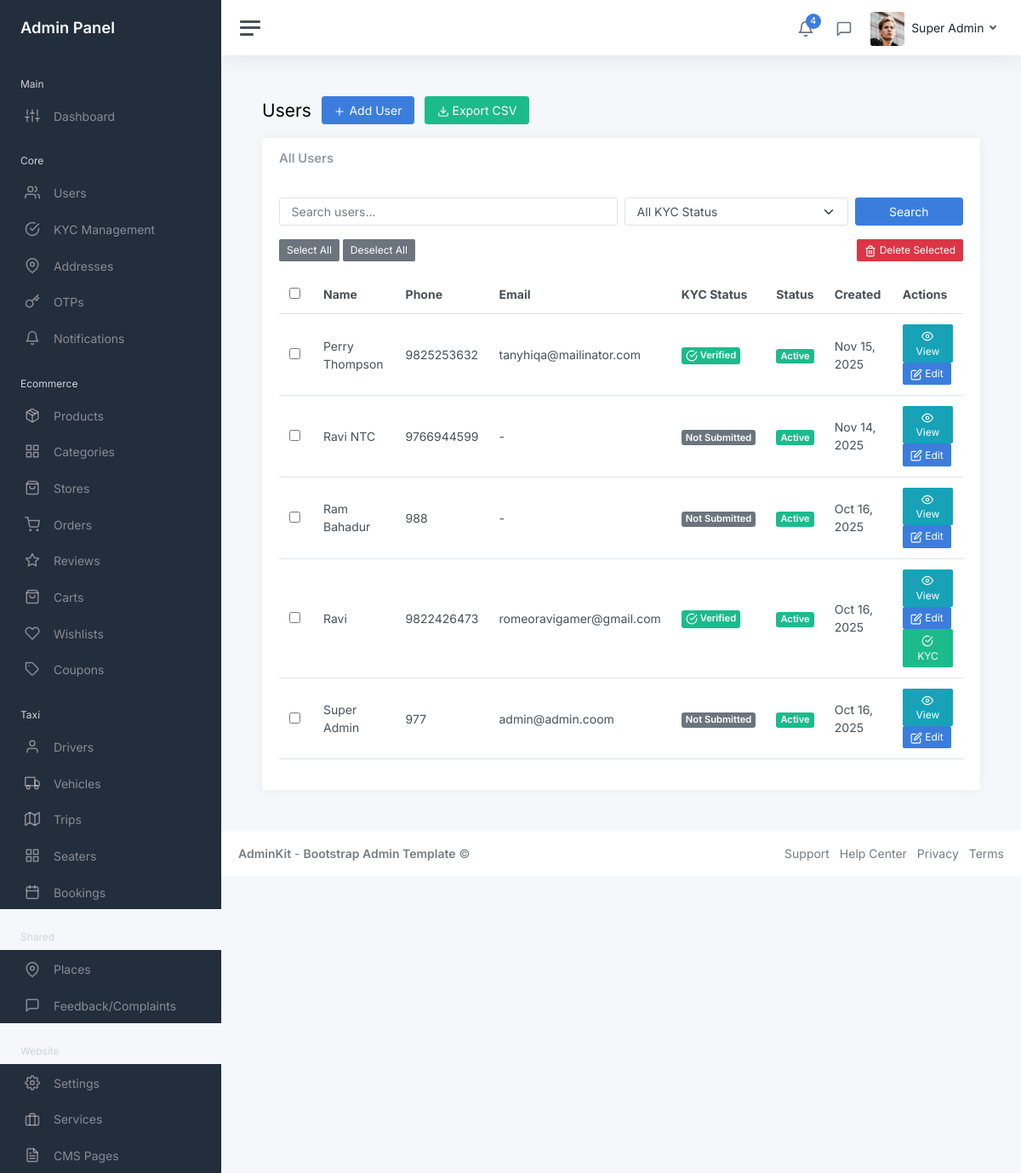
The page /myadmin/core/users/ (signed in) on the database as committed earlier.
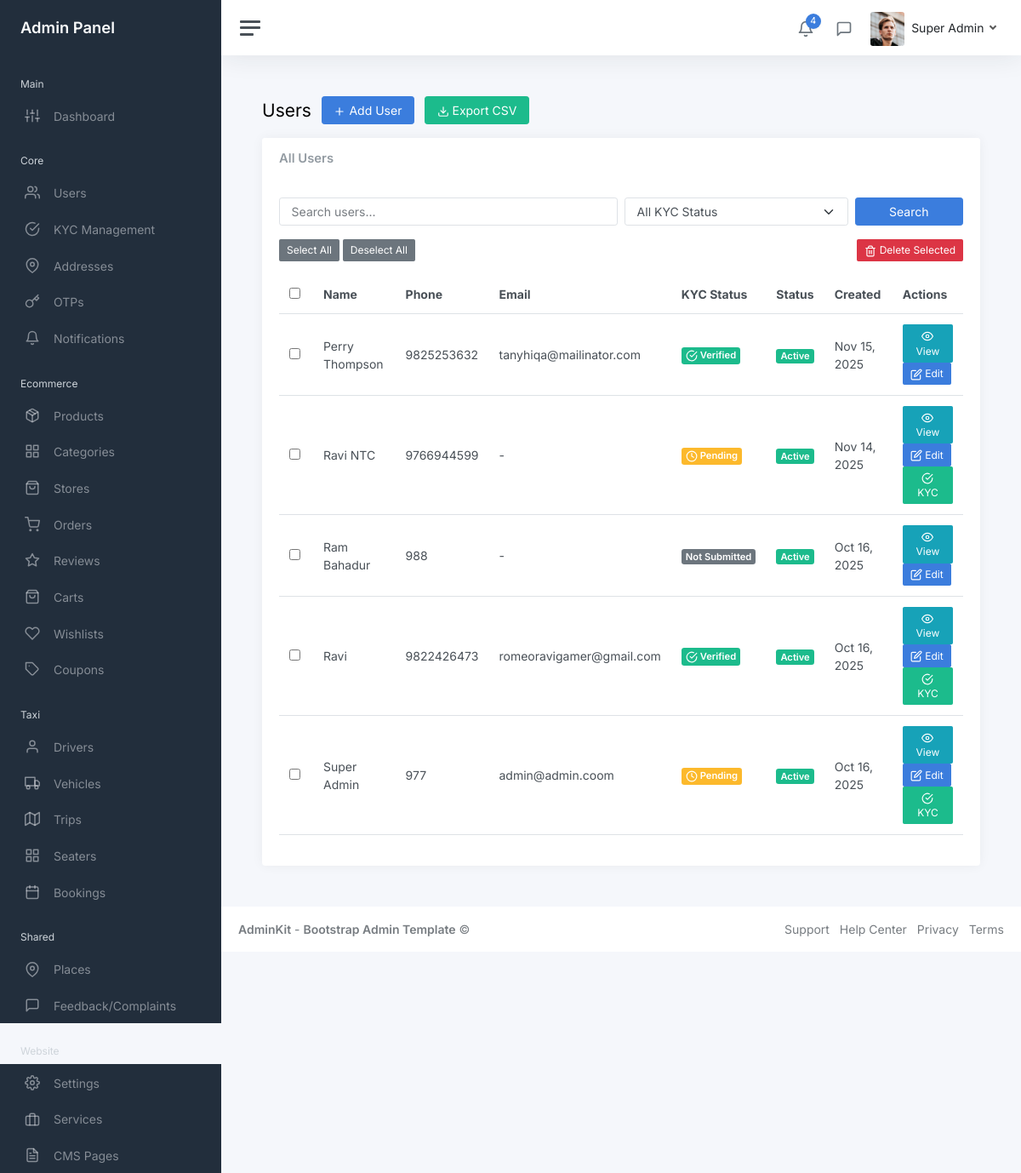
The same page on the database as committed later.
### core/models.py (models this page shows, shortened)
class User(AbstractUser):
    COUNTRY_CODE_CHOICES = [
        ('+977', '+977'),
        ('+91', '+91'),
    ]
    COUNTRY_CHOICES = [
        ('Nepal', 'Nepal'),
        ('India', 'India'),
    ]
    phone = models.CharField(max_length=15, unique=True)
    name = models.CharField(max_length=100)
    email = models.EmailField(blank=True, null=True)
    country_code = models.CharField(max_length=5, choices=COUNTRY_CODE_CHOICES, default='+977')
    country = models.CharField(max_length=10, choices=COUNTRY_CHOICES, default='Nepal')
    fcm_token = models.CharField(max_length=255, blank=True, null=True)
    profile_picture = models.ImageField(upload_to='profile_pictures/', blank=True, null=True)
    national_id = models.CharField(max_length=50, blank=True, null=True, help_text='National ID number')
    national_id_document = models.ImageField(upload_to='kyc_documents/', blank=True, null=True, help_text='National ID document image')
    pan_no = models.CharField(max_length=20, blank=True, null=True, help_text='PAN (Permanent Account Number)')
    pan_document = models.ImageField(upload_to='kyc_documents/', blank=True, null=True, help_text='PAN document image')
    is_kyc_verified = models.BooleanField(default=False, help_text='Whether KYC has been verified by admin')
    kyc_submitted_at = models.DateTimeField(blank=True, null=True, help_text='When user submitted KYC information')
    kyc_verified_at = models.DateTimeField(blank=True, null=True, help_text='When KYC was verified by admin')
    kyc_rejected_at = models.DateTimeField(blank=True, null=True, help_text='When KYC was rejected by admin')
    kyc_rejection_reason = models.TextField(blank=True, null=True, help_text='Reason for KYC rejection')
    created_at = models.DateTimeField(auto_now_add=True)
    updated_at = models.DateTimeField(auto_now=True)
    first_name = None
    last_name = None
    objects = UserManager()
    USERNAME_FIELD = 'phone'
    REQUIRED_FIELDS = ['name']
    class Meta:
        ordering = ['-created_at']

### myadmin/views/core/user_views.py (the view, shortened to what this page needs)
# urls.py: path('users/', user_views.UserListView.as_view(), name='user_list'),
class UserListView(StaffRequiredMixin, ListView):
    model = User
    template_name = 'admin/core/user_list.html'
    context_object_name = 'users'
    paginate_by = 20
    def get_queryset(self):
        queryset = User.objects.all().order_by('-created_at')
        search = self.request.GET.get('search')
        if search:
            queryset = queryset.filter(
                Q(name__icontains=search) |
                Q(phone__icontains=search) |
                Q(email__icontains=search)
            )
        kyc_status = self.request.GET.get('kyc_status', 'all')
        return queryset
    def get_context_data(self, **kwargs):
        context = super().get_context_data(**kwargs)
        context['search'] = self.request.GET.get('search', '')
        context['kyc_status'] = self.request.GET.get('kyc_status', 'all')
        return context
    def get(self, request, *args, **kwargs):
        if request.GET.get('export') == 'csv':
            queryset = self.get_queryset()
            return export_users_csv(queryset)
        return super().get(request, *args, **kwargs)

### myadmin/mixins.py (called while the page is built)
    def test_func(self):
        return self.request.user.is_staff

### myadmin/templates/admin/core/user_list.html (shortened to what the changed rows need)
{% extends 'admin/layouts/base.html' %}
{% load static %}
{% block content %}
<div class="container-fluid p-0">
    <div class="mb-3">
        <h1 class="h3 d-inline align-middle">Users</h1>
    </div>
    <div class="row">
        <div class="col-12">
            <div class="card">
                <div class="card-body">
                    <table class="table table-hover">
                        <thead>
                            <tr>
                                <th width="40"><input type="checkbox" id="select-all-checkbox" onclick="toggleAll()"></th>
                                <th>Name</th>
                                <th>Phone</th>
                                <th>Email</th>
                                <th>KYC Status</th>
                                <th>Status</th>
                                <th>Created</th>
                                <th>Actions</th>
                            </tr>
                        </thead>
                        <tbody>
                            {% for user in users %}
                            <tr>
                                <td><input type="checkbox" name="selected_items" value="{{ user.pk }}" class="item-checkbox"></td>
                                <td>{{ user.name }}</td>
                                <td>{{ user.phone }}</td>
                                <td>{{ user.email|default:"-" }}</td>
                                <td>
                                    {% if user.is_kyc_verified %}
                                        <span class="badge bg-success">
                                            <i class="align-middle" data-feather="check-circle" style="width: 14px; height: 14px;"></i> Verified
                                        </span>
                                    {% elif user.national_id or user.national_id_document or user.pan_no or user.pan_document %}
                                        <span class="badge bg-warning">
                                            <i class="align-middle" data-feather="clock" style="width: 14px; height: 14px;"></i> Pending
                                        </span>
                                    {% else %}
                                        <span class="badge bg-secondary">Not Submitted</span>
                                    {% endif %}
                                </td>
                                <td>
                                    {% if user.is_active %}
                                        <span class="badge bg-success">Active</span>
                                    {% else %}
                                        <span class="badge bg-danger">Inactive</span>
                                    {% endif %}
                                </td>
                                <td>{{ user.created_at|date:"M d, Y" }}</td>
                                <td>
                                    <a href="{% url 'myadmin:core:user_detail' user.pk %}" class="btn btn-sm btn-info">
                                        <i class="align-middle" data-feather="eye" style="width: 14px; height: 14px;"></i> View
                                    </a>
                                    <a href="{% url 'myadmin:core:user_update' user.pk %}" class="btn btn-sm btn-primary">
                                        <i class="align-middle" data-feather="edit" style="width: 14px; height: 14px;"></i> Edit
                                    </a>
                                    {% if user.national_id or user.national_id_document or user.pan_no or user.pan_document %}
                                        <a href="{% url 'myadmin:core:kyc_verification' user_id=user.pk %}" class="btn btn-sm btn-success">
                                            <i class="align-middle" data-feather="check-circle" style="width: 14px; height: 14px;"></i> KYC
                                        </a>
                                    {% endif %}
                                </td>
                            </tr>
                            {% empty %}
                            <tr>
                                <td colspan="8" class="text-center">No users found</td>
                            </tr>
                            {% endfor %}
                        </tbody>
                    </table>
                </div>
            </div>
        </div>
    </div>
</div>
{% endblock %}

### templates/admin/layouts/header.html (shortened to what this page needs)
{% load static %}
<nav class="navbar navbar-expand navbar-light navbar-bg">
    <a class="sidebar-toggle js-sidebar-toggle"><i class="hamburger align-self-center"></i></a>
    <div class="navbar-collapse collapse">
      <ul class="navbar-nav navbar-align">
        <li class="nav-item dropdown">
          <a class="nav-icon dropdown-toggle" href="#" id="alertsDropdown" data-bs-toggle="dropdown">
            <div class="position-relative">
              <i class="align-middle" data-feather="bell"></i>
              <span class="indicator">4</span>
            </div>
          </a>
        </li>
        <li class="nav-item dropdown">
          <a class="nav-icon dropdown-toggle" href="#" id="messagesDropdown" data-bs-toggle="dropdown">
            <div class="position-relative">
              <i class="align-middle" data-feather="message-square"></i>
            </div>
          </a>
        </li>
        <li class="nav-item dropdown">
          <a class="nav-link dropdown-toggle d-none d-sm-inline-block" href="#" data-bs-toggle="dropdown">
            {% if user.profile_picture %}
              <img src="{{ user.profile_picture.url }}" class="avatar img-fluid rounded me-1" alt="{{ user.name }}" />
            {% else %}
              <img src="{% static 'myadmin/img/avatars/avatar.jpg' %}" class="avatar img-fluid rounded me-1" alt="{{ user.name }}" />
            {% endif %}
            <span class="text-dark">{{ user.name }}</span>
          </a>
        </li>
      </ul>
    </div>
  </nav>

Rows that differ between the two databases and show on the page:
changed User "Super Admin": national_id "Not Submitted" → "Pending KYC"
changed User "Ravi NTC": national_id "Not Submitted" → "Pending KYC"
